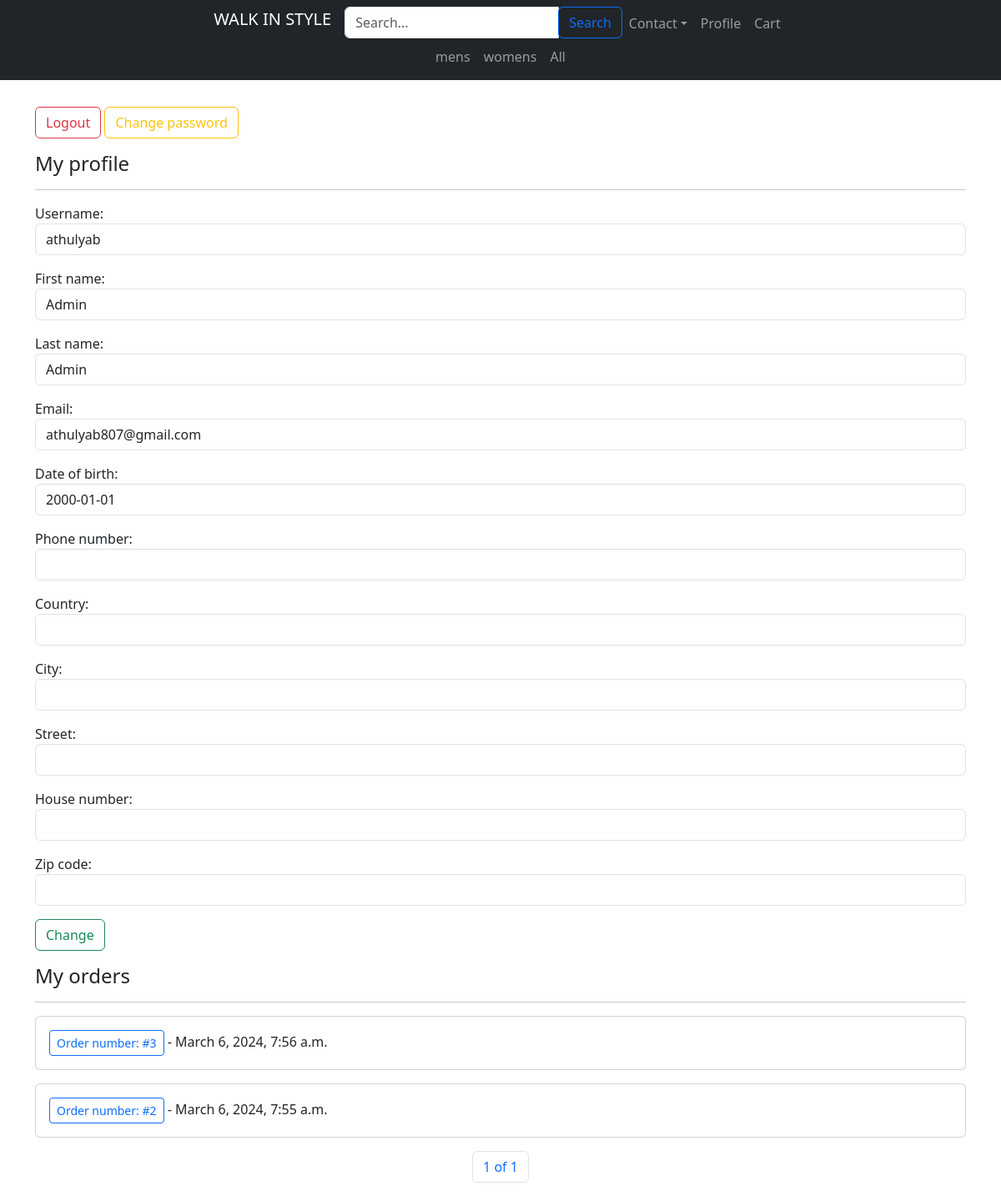
/users/profile/ (signed in), run on the app's committed database.
### products/models.py (models this page shows, shortened)
class Category(models.Model):
    name = models.CharField(max_length=255, blank=False, null=False)
    class Meta:
        verbose_name_plural = "Categories"

class Order(models.Model):
    DELIVERY_METHODS = [
        ((1, 'Courier delivery')),
        ((2, 'Pickup at a parcel locker')),
        ((3, 'Personal pickup')),
    ]
    PAYMENT_METHODS = [
        ((1, 'Cash/card payment on delivery')),
        ((2, 'Online payment by credit card')),
        ((3, 'Traditional money transfer')),
    ]
    user = models.ForeignKey("users.User", on_delete=models.CASCADE, related_name='order_user', blank=True, null=True)
    first_name_order = models.CharField(max_length=255, blank=False, null=False)
    last_name_order = models.CharField(max_length=255, blank=False, null=False)
    delivery_method_order = models.IntegerField(choices=DELIVERY_METHODS, default=1, blank=False, null=False)
    payment_method_order = models.IntegerField(choices=PAYMENT_METHODS, default=1, blank=False, null=False)
    country_order = models.CharField(max_length=255, blank=False, null=False)
    city_order = models.CharField(max_length=255, blank=False, null=False)
    street_order = models.CharField(max_length=255, blank=False, null=False)
    house_number_order = models.CharField(max_length=255, blank=False, null=False)
    zip_code_order = models.CharField(max_length=255, blank=False, null=False)
    phone_number_order = models.CharField(max_length=255, blank=False, null=False)
    email_order = models.EmailField(max_length=255, blank=False, null=False)
    date_time_order = models.DateTimeField(default=timezone.now, blank=False, null=False)

### users/models.py (models this page shows, shortened)
class User(AbstractBaseUser, PermissionsMixin):
    username = models.CharField(max_length=255, unique=True, blank=False, null=False)
    first_name = models.CharField(max_length=255, blank=False, null=False)
    last_name = models.CharField(max_length=255, blank=False, null=False)
    email = models.EmailField(max_length=255, unique=True, blank=False, null=False)
    phone_number = models.CharField(max_length=255, blank=True, null=True)
    date_of_birth = models.DateField(blank=False, null=False)
    country = models.CharField(max_length=255, blank=True, null=True)
    city = models.CharField(max_length=255, blank=True, null=True)
    street = models.CharField(max_length=255, blank=True, null=True)
    house_number = models.CharField(max_length=255, blank=True, null=True)
    zip_code = models.CharField(max_length=255, blank=True, null=True)
    is_staff = models.BooleanField(default=True)
    is_active = models.BooleanField(default=True)
    is_superuser = models.BooleanField(default=False)
    last_login = models.DateTimeField(default=timezone.now, blank=False, null=False)
    date_joined = models.DateTimeField(default=timezone.now, blank=False, null=False)
    USERNAME_FIELD = 'username'
    REQUIRED_FIELDS = ['email']
    objects = UserManager()

### users/views.py (the view)
# urls.py: path('profile/', views.profile_user, name='profile'),
def profile_user(request):
    if request.user.is_authenticated:
        if request.method == 'POST':
            form = ProfileForm(request.POST, instance=request.user)
            if form.is_valid():
                form.save()
            return redirect('home')
        initial_data = {
            'username': request.user.username,
            'first_name': request.user.first_name,
            'last_name': request.user.last_name,
            'email': request.user.email,
            'phone_number': request.user.phone_number,
            'date_of_birth': request.user.date_of_birth,
            'country': request.user.country,
            'city': request.user.city,
            'street': request.user.street,
            'house_number': request.user.house_number,
            'zip_code': request.user.zip_code
        }
        user_orders = Order.objects.filter(user=request.user).order_by('-id')
        paginator = Paginator(user_orders, 10)
        page_number = request.GET.get('page')
        page = paginator.get_page(page_number)
        context = {
            'form': ProfileForm(initial=initial_data),
            'page': page
            }
        return render(request, 'profile.html', context=context)
    else:
        return redirect('login')

### products/context_processors.py (called while the page is built)
def categories(request):
    return {'categories': Category.objects.all()}

### users/templates/profile.html (shortened to what this page needs)
{% extends 'base.html' %}
{% block content %}
<div class="container pt-3 min-vh-100">
    <div class="my-3">
        <a href="{% url 'logout' %}" class="btn btn-outline-danger">Logout</a>
        <a href="{% url 'password_change' %}" class="btn btn-outline-warning">Change password</a>
    </div>
    <h4>My profile</h4>
    <hr class="hr" />
    <form method="POST" action="{% url 'profile' %}" enctype="multipart/form-data">
        {{ form.as_p }}
        <button class="btn btn-outline-success">Change</button>
    </form>
    <h4 class="pt-3">My orders</h4>
    <hr class="hr" />
    {% for item in page %}
    <div class="card my-3">
        <div class="card-body">
            <a class="btn btn-sm btn-outline-primary" href="{% url 'user_order' item.pk %}">Order number: #{{ item.pk }}</a>
            <span>- {{ item.date_time_order }}</span>
        </div>
    </div>
    {% empty %}
    <span>Your order history is empty.</span>
    {% endfor %}
    {% if page %}
    <nav aria-label="pagination">
        <ul class="pagination justify-content-center">
            <li class="page-item"><a class="page-link" href="#">{{ page.number }} of {{ page.paginator.num_pages}}</a></li>
        </ul>
    </nav>
    {% endif %}
</div>
{% endblock %}

### products/templates/base.html (shortened to what this page needs)
<!DOCTYPE html>
<html lang="en">
<head>
    <link href="https://cdn.jsdelivr.net/npm/bootstrap@5.3.1/dist/css/bootstrap.min.css" rel="stylesheet"
>
</head>
<body>
    <nav class="navbar navbar-expand navbar-dark bg-dark">
        <div class="container flex-column">
            <div class="col-12 d-flex justify-content-center align-items-center">
                <ul class="navbar-nav">
                    <li class="nav-item">
                        <a class="navbar-brand" href="{% url 'home' %}">WALK IN STYLE</a>
                    </li>
                    <li>
                        <form method="POST" action="{% url 'search' %}" enctype="multipart/form-data">
                            <div class="input-group">
                                <input name="searched" type="text" class="form-control" placeholder="Search...">
                                <span class="input-group-append">
                                    <button class="btn btn-outline-primary">Search</button>
                                </span>
                            </div>
                        </form>
                    </li>
                    <li class="navbar-item">
                        <div class="dropdown">
                            <a class="btn dropdown-toggle nav-link" href="#" role="button" data-bs-toggle="dropdown" aria-expanded="false">Contact</a>
                          </div>
                    </li>
                    <li class="navbar-item">
                        <a class="nav-link" href="{% url 'profile' %}">Profile</a>
                    </li>
                    <li class="navbar-item">
                        <a class="nav-link" href="{% url 'cart' %}">Cart</a>
                    </li>
                </ul>
            </div>
            <ul class="navbar-nav">
                {% for item in categories|slice:":6" %}
                <li class="navbar-item">
                    <a class="nav-link" href="{% url 'category_products' item.pk %}">{{ item.name }}</a>
                </li>
                {% endfor %}
                <li class="navbar-item">
                    <a class="nav-link" href="{% url 'categories_all' %}">All</a>
                </li>
            </ul>
        </div>
    </nav>
    {% block content %}
    {% endblock %}
</body>
</html>

### data on the page
Category: name "mens"
Category: name "womens"
User: username "athulyab", first_name "Admin", last_name "Admin", email "athulyab807@gmail.com", date_of_birth "2000-01-01"
Order: pk "3", date_time_order "March 6, 2024, 7:56 a.m."
Order: pk "2", date_time_order "March 6, 2024, 7:55 a.m."

### other printed values
{{ page.number }} "1"
{{ page.paginator.num_pages }} "1"
